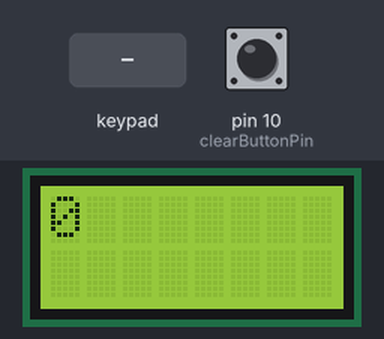
Bench run of a sketch on a simulated Arduino Uno, built with avr-gcc and run on an emulated ATmega328P. On the bench: 8×2 character LCD. The test bench sets the inputs (shaded band); at power-on: pin 10 (clearButtonPin) HIGH.

Above: at 5.2 s.
5.3 s: keypad keys 9 8 7 6 * pressed 0.4 s apart
At 8.0 s:
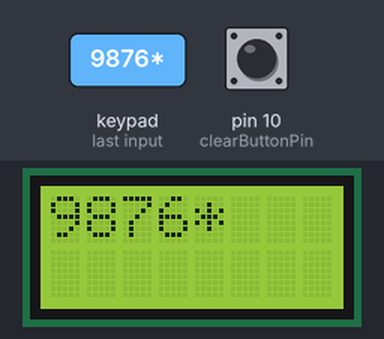
8.8 s: key '/' pressed
At 9.8 s:
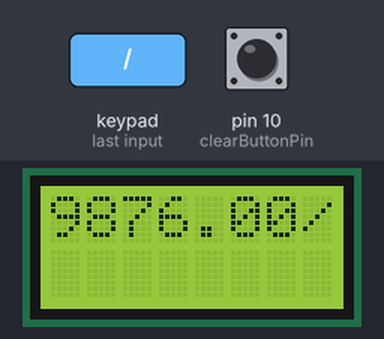
10.3 s: key '+' pressed
At 10.9 s:
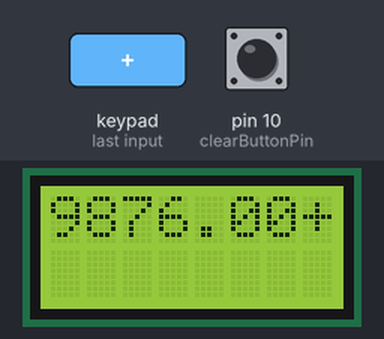
11.8 s: keypad keys 9 8 7 6 = pressed 0.4 s apart
At 14.5 s:
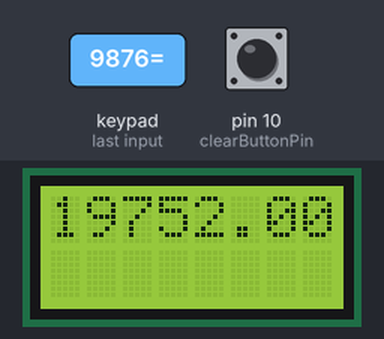
Timing chart, 0 to 16.0 s (numbered marks = the images above; inputs shaded):
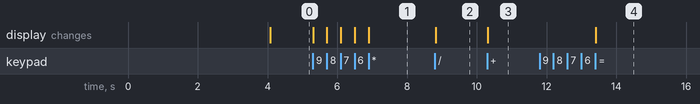

Measured:
- after the input at 5.3 s, the display: first changes at once (image 1 shows a later state)
- after the input at 8.8 s, the display: changes at once (image 2)
- after the input at 10.3 s, the display: changes at once (image 3)
- after the input at 11.8 s, the display: changes after 1.6 s (image 4)

The sketch:

CALCULATOR.ino
```cpp
#include <Wire.h>
#include <LiquidCrystal_I2C.h>
#include <Keypad.h>

LiquidCrystal_I2C lcd(0x27, 8, 2);

const byte ROWS = 4;
const byte COLS = 4;

char keys[ROWS][COLS] = {
  {'1','2','3','/'},
  {'4','5','6','-'},
  {'7','8','9','+'},
  {'*','0','.','='} // Adjusted bottom-left to '*' and bottom-right to '='
};

byte rowPins[ROWS] = {9,8,7,6}; // Adjusted to match your wiring
byte colPins[COLS] = {5,4,3,2}; // Adjusted to match your wiring

Keypad keypad = Keypad(makeKeymap(keys), rowPins, colPins, ROWS, COLS);

const int clearButtonPin = 10;

String inputString = "0";
char operatorUsed = '\0';
float num1 = 0, num2 = 0;

void setup() {
  lcd.init();
  lcd.backlight();
  lcd.print("CPE Calculator");
  delay(4000);
  lcd.clear();
  lcd.print("0");
  pinMode(clearButtonPin, INPUT_PULLUP); // Use internal pull-up resistor
}

void loop() {
  char key = keypad.getKey();
  int clearButtonState = digitalRead(clearButtonPin);

  if (key) {
    // NUMERAL INPUT
    if (key >= '0' && key <= '9') {
      if (inputString == "0" || inputString == "-0") {
        inputString = (inputString == "-0") ? "-" + String(key) : String(key);
        lcd.clear();
      } else {
        inputString += key;
      }
      lcd.print(key);
    }

    // DECIMAL POINT
    else if (key == '.') {
      if (inputString.indexOf('.') == -1) {
        if (inputString.length() == 0 || inputString == "-") inputString += "0.";
        else inputString += '.';
        lcd.print(".");
      }
    }

    // OPERATOR HANDLING
    else if (key == '+' || key == '-' || key == '*' || key == '/') {
      if (inputString.length() > 0 && inputString != "-") {
        num1 = inputString.toFloat();
        operatorUsed = key;
        lcd.print(key);
        inputString = "";
      }
      else if (operatorUsed != '\0') {
        if (key == '-' && inputString.length() == 0) {  // Allow negative second number
          inputString = "-";
          lcd.print("-");
        }
        else if (inputString == "-") {
          operatorUsed = key;
          lcd.clear();
          lcd.print(num1);
          lcd.print(operatorUsed);
          inputString = "";
        }
        else {
          operatorUsed = key;
          lcd.clear();
          lcd.print(num1);
          lcd.print(operatorUsed);
        }
      }
    }

    // EQUAL BUTTON HANDLING
    else if (key == '=') {
      if (inputString.length() > 0 && operatorUsed != '\0' && inputString != "-") {
        num2 = inputString.toFloat();
        float result = 0;

        if (operatorUsed == '/') {
          if (num2 == 0) {
            if (num1 == 0) {
              lcd.clear();
              lcd.print("Indeterminate");
            } else {
              lcd.clear();
              lcd.print("Undefined");
            }
            delay(2000);
            resetCalculator();
            return;
          } else {
            result = num1 / num2;
          }
        } else {
          switch (operatorUsed) {
            case '+': result = num1 + num2; break;
            case '-': result = num1 - num2; break;
            case '*': result = num1 * num2; break;
          }
        }

        lcd.clear();
        lcd.print(result);
        inputString = String(result);
        operatorUsed = '\0';
        delay(200);
      }
    }
  }

  // CLEAR BUTTON (Check if pressed)
  if (clearButtonState == LOW) {
    delay(50); // Debounce delay
    resetCalculator();
  }
}

void resetCalculator() {
  lcd.clear();
  inputString = "0";
  operatorUsed = '\0';
  num1 = 0;
  lcd.print("0");
}
```
